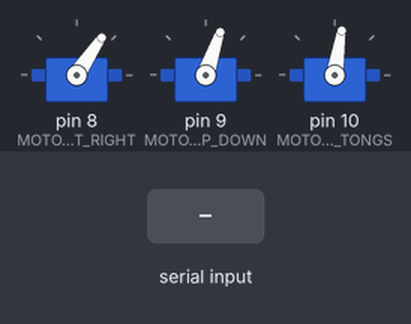
Bench run of a sketch on a simulated Arduino Uno, built with avr-gcc and run on an emulated ATmega328P. On the bench: 3 × servo. The test bench sets the inputs (shaded band). What the sketch prints to the serial monitor is not drawn.

Above: at 12.6 s.
12.7 s: "mov,arms\n" received over Serial
At 15.2 s:
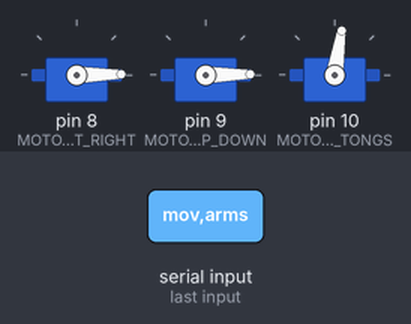
15.7 s: "mov,default\n" received over Serial
At 16.46 s:
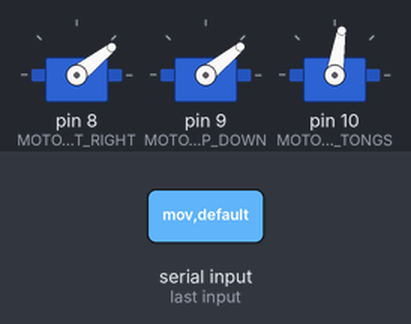
18.7 s: "mov,tongs\n" received over Serial
At 21.3 s:
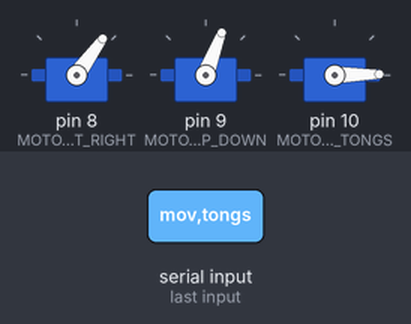
21.7 s: "mov,arms\n" received over Serial
At 23.3 s:
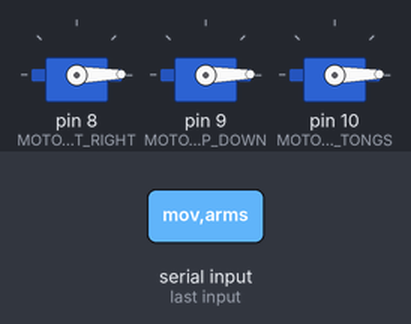
24.7 s: "mov,default\n" received over Serial
At 25.46 s:
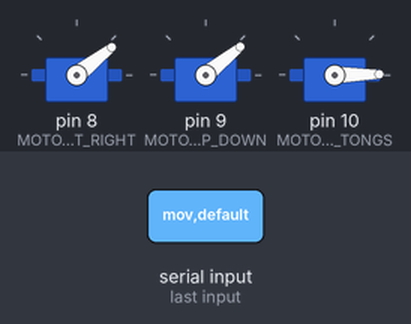
Timing chart, 0 to 28.7 s (numbered marks = the images above; inputs shaded):
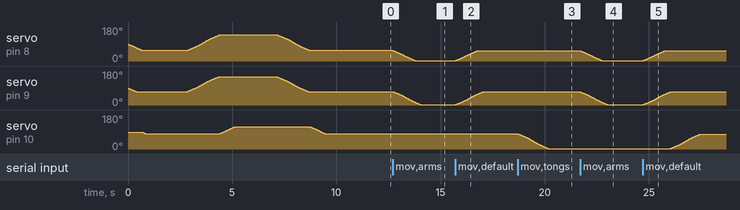

Measured:
- after the input at 12.7 s, servo on pin 8 (MOTOR_PIN_LEFT_RIGHT): moves from 56° to 1° over 1.1 s, starting at once; servo on pin 9 (MOTOR_PIN_UP_DOWN): moves from 71° to 1° over 1.3 s, starting at once
- after the input at 15.7 s, servo on pin 8 (MOTOR_PIN_LEFT_RIGHT): moves from 1° to 54° over 1.1 s, starting at once; servo on pin 9 (MOTOR_PIN_UP_DOWN): moves from 1° to 69° over 1.3 s, starting at once
- after the input at 18.7 s, servo on pin 10 (MOTOR_PIN_TONGS): moves from 81° to 1° over 1.5 s, starting at once
- after the input at 21.7 s, servo on pin 8 (MOTOR_PIN_LEFT_RIGHT): moves from 54° to 1° over 1.1 s, starting at once; servo on pin 9 (MOTOR_PIN_UP_DOWN): moves from 69° to 1° over 1.3 s, starting at once
- after the input at 24.7 s, servo on pin 8 (MOTOR_PIN_LEFT_RIGHT): moves from 1° to 54° over 1.1 s, starting at once; servo on pin 9 (MOTOR_PIN_UP_DOWN): moves from 1° to 69° over 1.3 s, starting at once; servo on pin 10 (MOTOR_PIN_TONGS): moves from 1° to 79° over 1.4 s, starting after 1.3 s

The sketch:

git_arm_control.ino
```cpp
#include <Servo.h>

#define MOTOR_PIN_LEFT_RIGHT    (8)   // D6 pin
#define MOTOR_PIN_UP_DOWN       (9)  // D10 pin
#define MOTOR_PIN_TONGS         (10)  // D11 pin

#define DEGREE_MIN    (0)
#define DEGREE_MAX    (180)

#define DEFAULT_DEGREE_LEFT_RIGHT    (55)
#define DEFAULT_DEGREE_UP_DOWN       (70)
#define DEFAULT_DEGREE_TONGS         (80)
#define NOMOV    (255)

class Motor {
  private:
    class SpeedControlParam {
      public:
        int fromDegree;
        int toDegree;
        int currDegree;
        int delta;
        int momentaryDelay;

        SpeedControlParam(int fromDegree, int toDegree) {
            if (toDegree == NOMOV || fromDegree == toDegree) {
              this->currDegree = NOMOV;
              this->toDegree = NOMOV;
              return;
            }

            this->fromDegree = fromDegree;
            this->toDegree = toDegree;
            this->delta = (fromDegree < toDegree) ? 1 : -1;
            this->currDegree = fromDegree + this->delta;
            this->momentaryDelay = -1;

            checkLimit(&this->toDegree);
        }

        void checkLimit(int *degree) {
            if (*degree > DEGREE_MAX) {
                *degree = DEGREE_MAX;
            }
            else if (*degree < DEGREE_MIN) {
                *degree = DEGREE_MIN;
            }
        }
    };

  private:
    static Servo *leftRightMotor;
    static Servo *upDownMotor;
    static Servo *tongsMotor;

    void initialize() {
        leftRightMotor = new Servo();
        upDownMotor = new Servo();
        tongsMotor = new Servo();

        leftRightMotor->attach(MOTOR_PIN_LEFT_RIGHT);
        upDownMotor->attach(MOTOR_PIN_UP_DOWN);
        tongsMotor->attach(MOTOR_PIN_TONGS);
    }

    int getMomentaryDelayByGauss(int fromDegree, int toDegree, int currDegree) {
        if (fromDegree == toDegree) {
          return 0;
        }
        if (fromDegree < toDegree) {
          currDegree = (currDegree > toDegree) ? toDegree : currDegree;
          currDegree = (currDegree < fromDegree) ? fromDegree : currDegree;
        }
        else {
          currDegree = (currDegree > fromDegree) ? fromDegree : currDegree;
          currDegree = (currDegree < toDegree) ? toDegree : currDegree;
        }

        float x = ((float)currDegree - fromDegree) / (toDegree - fromDegree);  // Min-Max Normalize

        const float MOMENTARY_DELAY_MS_MAX = 20.0;
        const float MOMENTARY_DELAY_MS_MIN = 5.0;
        const float MOMENTARY_DELAY_MS_DIFF = MOMENTARY_DELAY_MS_MAX - MOMENTARY_DELAY_MS_MIN;
        const float ROTATE_DEGREE_MAX = 180.0;
        const float B = 0.5;
        const float C = 0.235;

        float y = MOMENTARY_DELAY_MS_MAX - MOMENTARY_DELAY_MS_DIFF * exp(- ((x - B) * (x - B)) / (C * C)) * (abs(fromDegree-toDegree) / ROTATE_DEGREE_MAX);

        return round(y);
    }

    void moveWithSpeed(Servo *servo, int toDegree, Servo *servo2 = NULL, int toDegree2 = NOMOV) {
        SpeedControlParam sv(servo->read(), toDegree);
        SpeedControlParam sv2(servo2->read(), toDegree2);

        for (int ms = 0; ms < 999999; ms++) {
            if (sv.currDegree != sv.toDegree && sv.momentaryDelay < 0) {
                servo->write(sv.currDegree);
                sv.momentaryDelay = getMomentaryDelayByGauss(sv.fromDegree, sv.toDegree, sv.currDegree);
                sv.currDegree += sv.delta;
            }
            if (sv2.currDegree != sv2.toDegree && sv2.momentaryDelay < 0) {
                servo2->write(sv2.currDegree);
                sv2.momentaryDelay = getMomentaryDelayByGauss(sv2.fromDegree, sv2.toDegree, sv2.currDegree);
                sv2.currDegree += sv2.delta;
            }

            if (sv.currDegree == sv.toDegree && sv2.currDegree == sv2.toDegree) {
                break;
            }

            delay(1);
            sv.momentaryDelay = (sv.momentaryDelay >= 0) ? sv.momentaryDelay-1 : sv.momentaryDelay;
            sv2.momentaryDelay = (sv2.momentaryDelay >= 0) ? sv2.momentaryDelay-1 : sv2.momentaryDelay;
        }
    }

  protected:
    Motor() {
        if (leftRightMotor == NULL) {
            initialize();
        }
    }

    void rotateMotors(int toDegree_LR, int toDegree_UD) {
        // one motor
        if (toDegree_UD == NOMOV) {
            moveWithSpeed(leftRightMotor, toDegree_LR);
        }
        // two motors
        else {
            moveWithSpeed(leftRightMotor, toDegree_LR, upDownMotor, toDegree_UD);
        }
    }

    void rotateTongs(int toDegree) {
        moveWithSpeed(tongsMotor, toDegree);
    }
};
Servo* Motor::leftRightMotor = NULL;
Servo* Motor::upDownMotor = NULL;
Servo* Motor::tongsMotor = NULL;


class Robot : Motor {
  private:
    static Robot *_instance;

    Robot() {
    }

  public:
    static Robot* getInstance() {
        if (_instance == NULL) {
            _instance = new Robot();
        }
        return _instance;
    }

    void movDefault() {
        rotateMotors(DEFAULT_DEGREE_LEFT_RIGHT, DEFAULT_DEGREE_UP_DOWN);
        rotateTongs(DEFAULT_DEGREE_TONGS);
    }

    void movArms(int toDegree_LR, int toDegree_UD) {
        rotateMotors(toDegree_LR, toDegree_UD);
    }

    void movTongs(int toDegree) {
        rotateTongs(toDegree);
    }

};
Robot* Robot::_instance = NULL;


void setup() {
    Serial.begin(9600);
    while (!Serial);
    Serial.println("[i] Start !");

    Robot *robot = Robot::getInstance();

    // 1. 초기 위치로 이동
    Serial.println("[i] Moving to initial position...");
    robot->movDefault();
    delay(2000); // 원하는 초기 위치에 도달할 때까지 충분한 시간을 기다립니다.

    // 2. 내가 원하는 위치로 이동
    int desiredDegree_LR = 140; // 왼쪽-오른쪽 방향 모터의 원하는 각도
    int desiredDegree_UD = 150; // 위-아래 방향 모터의 원하는 각도
    int desiredDegree_Tongs = 120; // 채찍 모터의 원하는 각도

    Serial.println("[i] Moving to desired position...");
    robot->movArms(desiredDegree_LR, desiredDegree_UD);
    robot->movTongs(desiredDegree_Tongs);
    delay(2000); // 원하는 위치에 도달할 때까지 충분한 시간을 기다립니다.

    // 3. 다시 초기 위치로 이동
    Serial.println("[i] Moving back to initial position...");
    robot->movDefault();
    delay(2000); // 다시 초기 위치에 도달할 때까지 충분한 시간을 기다립니다.

    Serial.println("[i] Setup completed.");
}

void loop() {
    if (Serial.available() < 1) {
      return;
    }

    String str = Serial.readStringUntil('\n');

    Robot *robot = Robot::getInstance();

    if (str.substring(0, 6) == "ready?") {
        Serial.println("true");
    }
    else if (str.substring(0, 11) == "mov,default") {
        robot->movDefault();
    }
    else if (str.substring(0, 8) == "mov,arms") {    // ex) mov,arms,100,80
        int idx_s = 9;
        int idx_e = str.indexOf(',', idx_s);
        int toDegree1 = str.substring(idx_s, idx_e).toInt();
        idx_s = idx_e + 1;
        int toDegree2 = str.substring(idx_s).toInt();
        robot->movArms(toDegree1, toDegree2);
    }
    else if (str.substring(0, 9) == "mov,tongs") {    // ex) mov,tongs,100
        int toDegree = str.substring(10).toInt();
        robot->movTongs(toDegree);
    }
}
```
